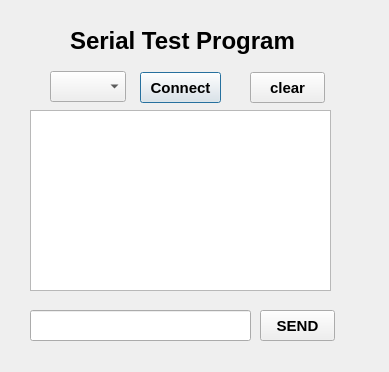
<?xml version="1.0" encoding="UTF-8"?>
<ui version="4.0">
 <class>Dialog</class>
 <widget class="QDialog" name="Dialog">
  <property name="geometry">
   <rect>
    <x>0</x>
    <y>0</y>
    <width>389</width>
    <height>372</height>
   </rect>
  </property>
  <property name="windowTitle">
   <string>Serial Test</string>
  </property>
  <widget class="QComboBox" name="comboBox">
   <property name="geometry">
    <rect>
     <x>50</x>
     <y>71</y>
     <width>76</width>
     <height>31</height>
    </rect>
   </property>
   <property name="font">
    <font>
     <pointsize>11</pointsize>
     <weight>75</weight>
     <bold>true</bold>
    </font>
   </property>
  </widget>
  <widget class="QPushButton" name="ConnectButton">
   <property name="geometry">
    <rect>
     <x>140</x>
     <y>72</y>
     <width>81</width>
     <height>31</height>
    </rect>
   </property>
   <property name="font">
    <font>
     <pointsize>11</pointsize>
     <weight>75</weight>
     <bold>true</bold>
    </font>
   </property>
   <property name="text">
    <string>Connect</string>
   </property>
  </widget>
  <widget class="QPushButton" name="clear_button">
   <property name="geometry">
    <rect>
     <x>250</x>
     <y>72</y>
     <width>75</width>
     <height>31</height>
    </rect>
   </property>
   <property name="font">
    <font>
     <pointsize>11</pointsize>
     <weight>75</weight>
     <bold>true</bold>
    </font>
   </property>
   <property name="text">
    <string>clear</string>
   </property>
  </widget>
  <widget class="QTextEdit" name="textEdit">
   <property name="geometry">
    <rect>
     <x>30</x>
     <y>110</y>
     <width>301</width>
     <height>181</height>
    </rect>
   </property>
  </widget>
  <widget class="QLabel" name="label">
   <property name="geometry">
    <rect>
     <x>70</x>
     <y>20</y>
     <width>281</width>
     <height>41</height>
    </rect>
   </property>
   <property name="font">
    <font>
     <pointsize>18</pointsize>
     <weight>75</weight>
     <bold>true</bold>
    </font>
   </property>
   <property name="styleSheet">
    <string notr="true"/>
   </property>
   <property name="text">
    <string>Serial Test Program</string>
   </property>
  </widget>
  <widget class="QLineEdit" name="Send_Edit">
   <property name="geometry">
    <rect>
     <x>30</x>
     <y>310</y>
     <width>221</width>
     <height>31</height>
    </rect>
   </property>
  </widget>
  <widget class="QPushButton" name="Send_Button">
   <property name="geometry">
    <rect>
     <x>260</x>
     <y>310</y>
     <width>75</width>
     <height>31</height>
    </rect>
   </property>
   <property name="font">
    <font>
     <pointsize>11</pointsize>
     <weight>75</weight>
     <bold>true</bold>
    </font>
   </property>
   <property name="text">
    <string>SEND</string>
   </property>
  </widget>
 </widget>
 <resources/>
 <connections>
  <connection>
   <sender>clear_button</sender>
   <signal>clicked()</signal>
   <receiver>textEdit</receiver>
   <slot>clear()</slot>
   <hints>
    <hint type="sourcelabel">
     <x>294</x>
     <y>97</y>
    </hint>
    <hint type="destinationlabel">
     <x>294</x>
     <y>114</y>
    </hint>
   </hints>
  </connection>
 </connections>
</ui>
